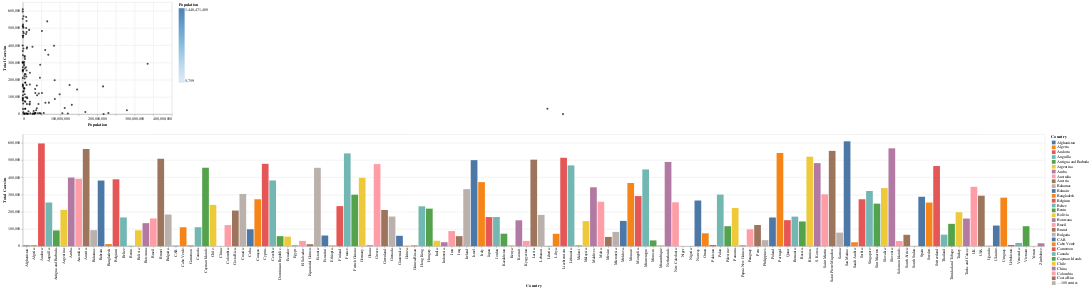

Here is the notebook cell this chart was saved with:
### Markdown cell above
I use selection for showing the details.

### Code cell
sel = alt.selection_interval()

c1 = alt.Chart(df).mark_circle().encode(
    x =alt.X("Population", scale=alt.Scale(domain=[0,400000000])),
    y ="Total Cases/m",
    tooltip = ("Country","Total Cases"),
    color = alt.condition(sel, alt.value("Black"), "Population")
).add_selection(sel)

c2 = alt.Chart(df).mark_bar().encode(
    x ="Country",
    y ="Total Cases/m", 
    color ="Country"
).transform_filter(sel)

alt.vconcat(c1,c2) # Can choose a rectangle by mouse to see the datas specifically

### Figure 1 — Vega-Lite specification as saved in the notebook (floating-point values rounded to 4 significant figures; data arrays with more than 128 entries replaced by an {"elided": "..."} marker saying what was removed)
{"config": {"view": {"continuousWidth": 400, "continuousHeight": 300}}, "vconcat": [{"mark": "circle", "encoding": {"color": {"condition": {"value": "Black", "selection": "selector002"}, "field": "Population", "type": "quantitative"}, "tooltip": [{"field": "Country", "type": "nominal"}, {"field": "Total Cases", "type": "quantitative"}], "x": {"field": "Population", "scale": {"domain": [0, 400000000]}, "type": "quantitative"}, "y": {"field": "Total Cases/m", "type": "quantitative"}}, "selection": {"selector002": {"type": "interval"}}}, {"mark": "bar", "encoding": {"color": {"field": "Country", "type": "nominal"}, "x": {"field": "Country", "type": "nominal"}, "y": {"field": "Total Cases/m", "type": "quantitative"}}, "transform": [{"filter": {"selection": "selector002"}}]}], "data": {"name": "data-0f60f6a3a16231733808cb4265150cc4"}, "$schema": "https://vega.github.io/schema/vega-lite/v4.17.0.json", "datasets": {"data-0f60f6a3a16231733808cb4265150cc4": {"elided": "137 records"}}}
